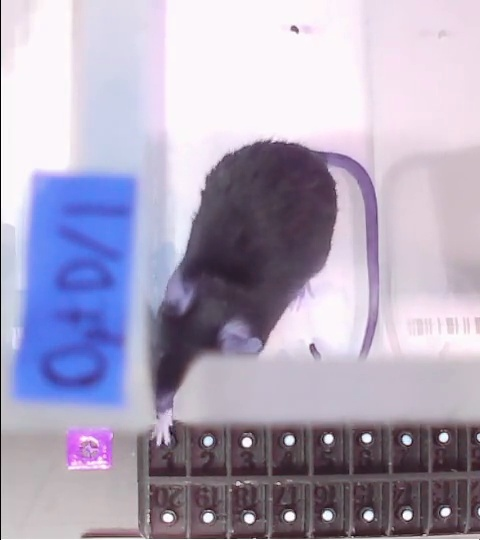
#> input picture old/ASPA/App/core/frame_963.jpg, 480 x 540 px, given in place of 20220217_D01_P1.mp4, which was not available
$ jupyter execute --allow-errors edge_detect.ipynb
#> lines starting #> are read from the running program, lines starting #| are printed output that depends on the picture; after the words box and inside, x2 and y2 are one past the last pixel; in counts of white or black regions, pixels touching at a corner belong together; pictures that were not available may be replaced by others from this repository, and a replacement may not be noted
[cell 1]
import numpy as np
import cv2
import matplotlib.pyplot as plt

[cell 2]
filename = 'A:\\ASPA\\Data\\OptD\\20220217_D01_P1.mp4'
cap = cv2.VideoCapture(filename)

[cell 3]
fps = int(cap.get(cv2.CAP_PROP_FPS))
vdo_width = int(cap.get(cv2.CAP_PROP_FRAME_WIDTH))
vdo_height = int(cap.get(cv2.CAP_PROP_FRAME_HEIGHT))
num_frames = int(cap.get(cv2.CAP_PROP_FRAME_COUNT))
print(fps, vdo_width, vdo_height, num_frames)

[cell 4]
# Check if the frame index is within the valid range
frame_index = 963
if frame_index >= num_frames:
    print(f"Error: Frame index {frame_index} is out of bounds. Total frames: {num_frames}")
else:
    # Get the 963rd frame
    cap.set(cv2.CAP_PROP_POS_FRAMES, frame_index)
    ret, frame = cap.read()

    # Check if the frame is read successfully
    if not ret:
        print(f"Error: Could not read frame at index {frame_index}")
    else:
        # Convert the image from BGR to RGB
        frame_rgb = cv2.cvtColor(frame, cv2.COLOR_BGR2RGB)

        # Display the image using matplotlib
        plt.imshow(frame)
        plt.axis('off')  # Hide the axis
        plt.show()

        # Save the image
        cv2.imwrite('frame_963.jpg', frame_rgb)

[cell 5]
ref_x = 88
ref_y = 448
xmin = int(ref_x+30)
xmax = int(ref_x+120)
ymin = int(ref_y-20)
ymax = int(ref_y+60)

#> (a cell that did not finish here is left out)

[cell 7]
# [61 lines left out: function detect_bottom_corners, not called in this run]

[cell 8]
def detect_bottom_corners(frame, xmin, xmax, ymin, ymax):
    gray = cv2.cvtColor(frame, cv2.COLOR_BGR2GRAY)
    corners = cv2.goodFeaturesToTrack(gray, maxCorners=100, qualityLevel=0.01, minDistance=10)
    corners = np.int0(corners)

    # Filter corners based on ROI
    filtered_corners = [corner for corner in corners if xmin <= corner[0][0] <= xmax and ymin <= corner[0][1] <= ymax]
    print(f"Number of corners detected within the ROI: {len(filtered_corners)}")
    # Sort corners by y-coordinate (descending) to focus on bottom corners
    filtered_corners.sort(key=lambda c: c[0][1], reverse=True)
    # [11 lines of commented-out code are left out]
    y_tolerance = 1  # Maximum y-difference for corners to be considered on the same line
    min_x_distance = 20  # Minimum x-distance between corners

    bottom_corners = []
    for i, corner1 in enumerate(filtered_corners):
        x1, y1 = corner1[0]
        for corner2 in filtered_corners[i+1:]:
            x2, y2 = corner2[0]

            # Check if corners have similar y-coordinates
            if abs(y1 - y2) <= y_tolerance:
                # Check if corners are far enough apart in x-direction
                if abs(x1 - x2) >= min_x_distance:
                    bottom_corners.extend([corner1, corner2])
                    break
        if len(bottom_corners) == 2:
            break

    # Draw circles around the detected corners
    result_frame = frame.copy()
    for corner in bottom_corners:
        x, y = corner.ravel()
        cv2.circle(result_frame, (x, y), 5, (0, 0, 255), -1)

    return result_frame, bottom_corners

#> (a cell that did not finish here is left out)

[cell 10]
# Check if the detected bottom corners are similar for frames between 963 and 983
for i in range(963, 984):
    cap.set(cv2.CAP_PROP_POS_FRAMES, i)
    ret, frame = cap.read()
    if not ret:
        print(f"Error: Could not read frame at index {i}")
        break
    result_frame, corners = detect_bottom_corners(frame, xmin, xmax, ymin, ymax)
    print(f"Frame {i}: Number of detected bottom corners: {len(corners)}")
    if corners:
        print("Coordinates of detected corners:")
        for corner in corners:
            print(f"({corner[0][0]}, {corner[0][1]})")
#> this loop made 21 passes
#> (printed output is left out)
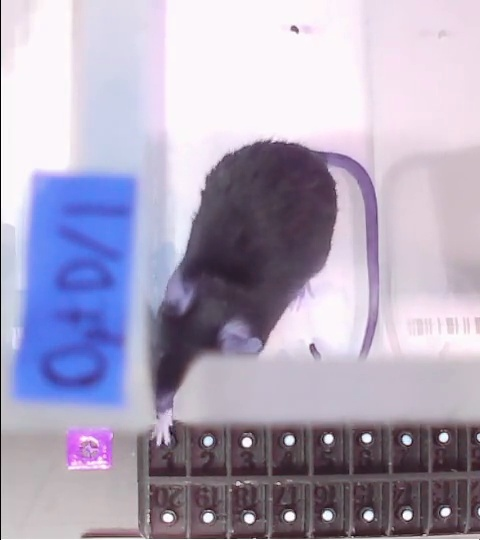
#> input picture old/ASPA/App/core/frame_963.jpg, 480 x 540 px, given in place of 20220217_D01_P1.mp4, which was not available
#> pass 1, in detect_bottom_corners, `gray = cv2.cvtColor(frame, cv2.COLOR_BGR2GRAY)`:
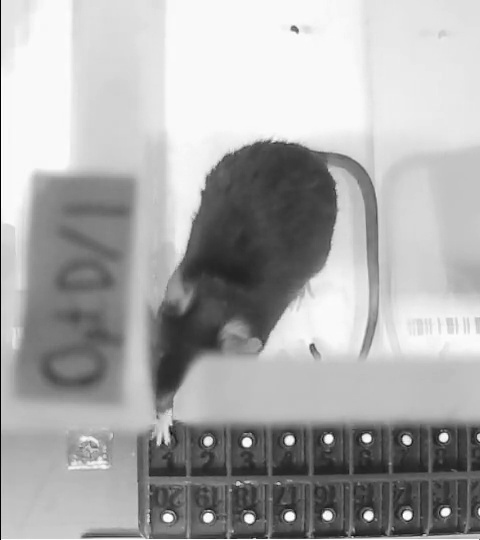
#> gray: shape (540, 480); min 0, max 255, mean 171
#> frame is the input picture: shape (540, 480, 3); mean B, G, R 188.3, 166.3, 173.6

[cell 11]
framee = frame.copy()
# Convert the image to grayscale
gray = cv2.cvtColor(framee, cv2.COLOR_BGR2GRAY)

# Apply Gaussian blur to reduce noise
blurred = cv2.GaussianBlur(gray, (5, 5), 0)

# Use Canny edge detection
edges = cv2.Canny(blurred, 50, 150)
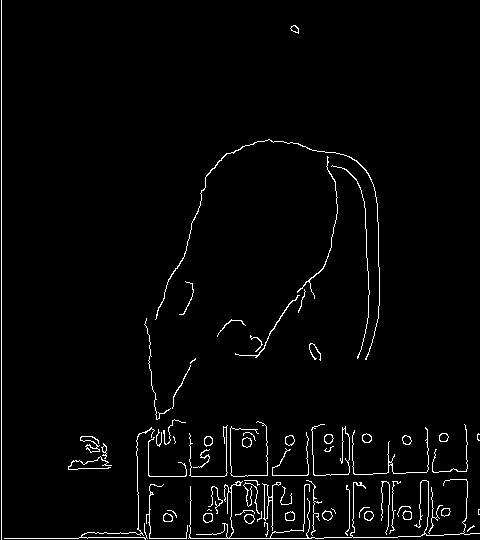
#> edges: shape (540, 480); 2.5% white in thin lines or dots

# Find contours in the edge-detected image
contours, _ = cv2.findContours(edges, cv2.RETR_EXTERNAL, cv2.CHAIN_APPROX_SIMPLE)
#> contours = 69 contours, 45 with area under 20; largest, box (x1, y1, x2, y2) and area: (262, 482, 281, 531) 142, (155, 139, 380, 360) 86, (188, 479, 480, 539) 74, (203, 513, 213, 523) 72, (285, 435, 295, 446) 72

# Bounds to look for contours
xmin = int(ref_x+30)
xmax = int(ref_x+120)
ymin = int(ref_y-20)
ymax = int(ref_y+60)

# Draw the bounding box
cv2.rectangle(framee, (xmin, ymin), (xmax, ymax), (255, 255, 0), 2)
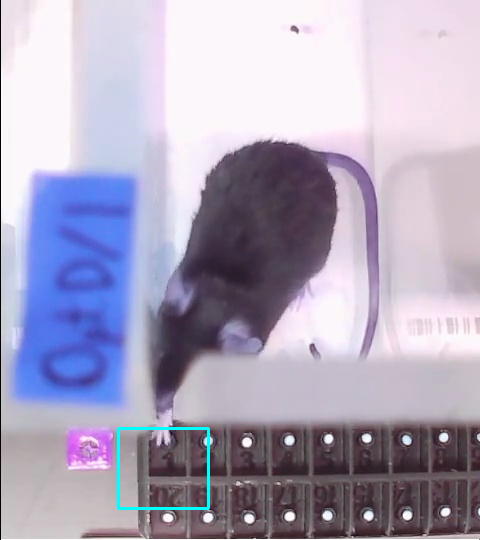
#> framee: shape (540, 480, 3); 0.39% of pixels changed, all inside (x1, y1, x2, y2) = (117, 427, 210, 510)

# Filter contours based on size and shape
for contour in contours:
    # Get the bounding box for each contour
    x, y, w, h = cv2.boundingRect(contour)
    if (xmin < x < xmax and
        xmin < x + w < xmax and
        ymin < y < ymax and
        ymin < y + h < ymax and
        10 < w < 100 and
        10 < h < 100):
        # Draw bounding box around the detected box
        cv2.rectangle(framee, (x, y), (x + w, y + h), (0, 255, 0), 2)
        # Draw the contour
        cv2.drawContours(framee, [contour], -1, (0, 255, 255), 2)
#> this loop made 69 passes
#> (x, y, w, h) on passes 1 to 12: (467, 525, 8, 7), (264, 522, 5, 15), (244, 514, 11, 10), (203, 513, 10, 10), (163, 513, 10, 9), (364, 511, 10, 10), (285, 511, 10, 10), (257, 511, 5, 11), (402, 510, 10, 10), (322, 510, 11, 11), (235, 510, 20, 6), (167, 510, 10, 8)
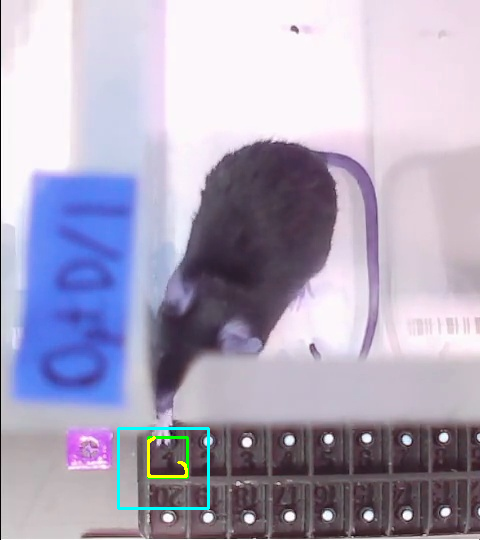
#> framee: shape (540, 480, 3); 0.22% of pixels changed, all inside (x1, y1, x2, y2) = (147, 436, 189, 479)

# Convert the image from BGR to RGB
frame_rgb = cv2.cvtColor(framee, cv2.COLOR_BGR2RGB)

# Display the result using matplotlib
plt.imshow(frame_rgb)
plt.axis('off')  # Hide the axis
plt.show()
